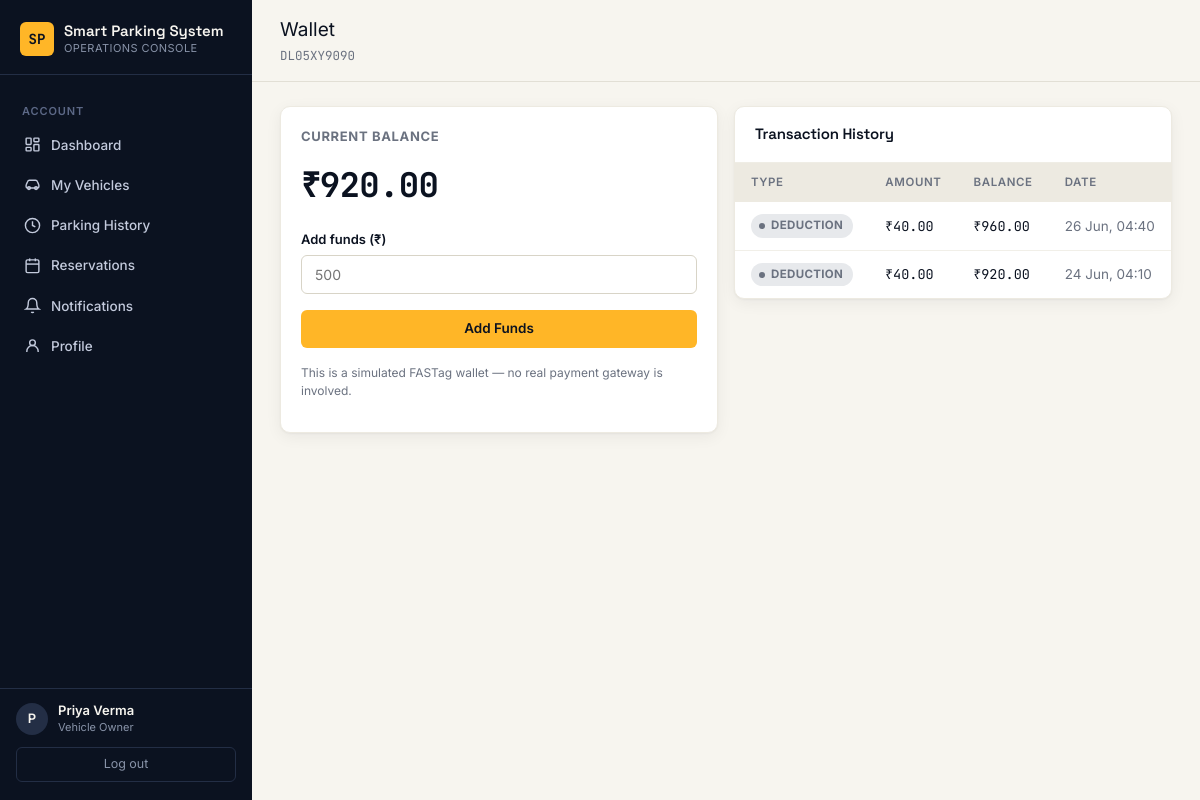
The page /user/vehicles/3/wallet (signed in) on the database its author committed.
### models/user.py (models this page shows, shortened)
class User(UserMixin, db.Model):
    __tablename__ = "users"
    id = db.Column(db.Integer, primary_key=True)
    full_name = db.Column(db.String(120), nullable=False)
    email = db.Column(db.String(150), unique=True, nullable=False, index=True)
    phone = db.Column(db.String(20), nullable=True)
    password_hash = db.Column(db.String(255), nullable=False)
    role = db.Column(db.String(20), nullable=False, default="user")  # 'admin' | 'user'
    is_active_account = db.Column(db.Boolean, default=True)
    created_at = db.Column(db.DateTime, default=datetime.utcnow)
    vehicles = db.relationship(
        "Vehicle", backref="owner", lazy=True, cascade="all, delete-orphan"
    )
    notifications = db.relationship(
        "Notification", backref="user", lazy=True, cascade="all, delete-orphan"
    )
    reservations = db.relationship(
        "Reservation", backref="user", lazy=True, cascade="all, delete-orphan"
    )
    @property
    def is_admin(self) -> bool:
        return self.role == "admin"

### models/vehicle.py (models this page shows, shortened)
class Vehicle(db.Model):
    __tablename__ = "vehicles"
    id = db.Column(db.Integer, primary_key=True)
    vehicle_number = db.Column(db.String(20), unique=True, nullable=False, index=True)
    owner_name = db.Column(db.String(120), nullable=False)
    vehicle_type = db.Column(db.String(30), nullable=False, default="Car")  # Car, Bike, Truck, Bus
    registration_date = db.Column(db.Date, nullable=False, default=date.today)
    insurance_expiry = db.Column(db.Date, nullable=False)
    puc_expiry = db.Column(db.Date, nullable=False)
    wallet_balance = db.Column(db.Float, nullable=False, default=500.0)
    user_id = db.Column(db.Integer, db.ForeignKey("users.id"), nullable=False)
    created_at = db.Column(db.DateTime, default=datetime.utcnow)
    parking_sessions = db.relationship(
        "ParkingSession", backref="vehicle", lazy=True, cascade="all, delete-orphan"
    )
    transactions = db.relationship(
        "Transaction", backref="vehicle", lazy=True, cascade="all, delete-orphan"
    )
    reservations = db.relationship(
        "Reservation", backref="vehicle", lazy=True, cascade="all, delete-orphan"
    )
    compliance_logs = db.relationship(
        "ComplianceLog", backref="vehicle", lazy=True, cascade="all, delete-orphan"
    )

### models/transaction.py (models this page shows, shortened)
class Transaction(db.Model):
    __tablename__ = "transactions"
    id = db.Column(db.Integer, primary_key=True)
    vehicle_id = db.Column(db.Integer, db.ForeignKey("vehicles.id"), nullable=False)
    parking_session_id = db.Column(
        db.Integer, db.ForeignKey("parking_sessions.id"), nullable=True
    )
    transaction_type = db.Column(db.String(20), nullable=False)  # 'Top-up' | 'Deduction'
    amount = db.Column(db.Float, nullable=False)
    balance_after = db.Column(db.Float, nullable=False)
    description = db.Column(db.String(255), nullable=True)
    created_at = db.Column(db.DateTime, default=datetime.utcnow)
    parking_session = db.relationship("ParkingSession", backref="transactions", lazy=True)

### routes/user.py (the view)
@user_bp.route("/vehicles/<int:vehicle_id>/wallet", methods=["GET", "POST"])
@login_required
def wallet(vehicle_id):
    vehicle = Vehicle.query.filter_by(id=vehicle_id, user_id=current_user.id).first_or_404()
    form = TopUpForm()
    if form.validate_on_submit():
        wallet_service.add_funds(vehicle, form.amount.data, description="Wallet top-up via portal")
        flash(f"₹{form.amount.data:.2f} added to wallet.", "success")
        return redirect(url_for("user.wallet", vehicle_id=vehicle.id))
    transactions = wallet_service.get_transaction_history(vehicle.id)
    return render_template("user/wallet.html", vehicle=vehicle, form=form, transactions=transactions)

### forms.py
class TopUpForm(FlaskForm):
    amount = FloatField("Amount (₹)", validators=[DataRequired(), NumberRange(min=1, max=100000)])
    submit = SubmitField("Add Funds")

### services/wallet_service.py (called while the page is built)
def get_transaction_history(vehicle_id: int):
    return (
        Transaction.query.filter_by(vehicle_id=vehicle_id)
        .order_by(Transaction.created_at.desc())
        .all()
    )

### templates/user/wallet.html (shortened to what this page needs)
{% extends "base.html" %}
{% block page_title %}Wallet{% endblock %}
{% block page_sub %}<div class="topbar-sub"><span class="plate">{{ vehicle.vehicle_number }}</span></div>{% endblock %}
{% block content %}
<div class="chart-grid" style="grid-template-columns: 1fr 1fr; align-items:start;">
  <div class="card card-pad">
    <div class="section-title">Current Balance</div>
    <div class="stat-value mono" style="font-size:34px; margin-bottom:20px;">₹{{ "%.2f"|format(vehicle.wallet_balance) }}</div>
    <form method="POST" novalidate>
      <div class="form-group">
        <label class="form-label" for="{{ form.amount.id }}">Add funds (₹)</label>
        {{ form.amount(class="form-control", placeholder="500") }}
      </div>
      {{ form.submit(class="btn btn-amber btn-block") }}
    </form>
    <p class="form-help mt-16">This is a simulated FASTag wallet — no real payment gateway is involved.</p>
  </div>
  <div class="card">
    <div class="card-head"><h3>Transaction History</h3></div>
    <div class="table-wrap">
      <table class="data-table">
        <thead><tr><th>Type</th><th>Amount</th><th>Balance</th><th>Date</th></tr></thead>
        <tbody>
          {% for t in transactions %}
          <tr>
            <td><span class="chip {{ 'chip-go' if t.transaction_type == 'Top-up' else 'chip-neutral' }}">{{ t.transaction_type }}</span></td>
            <td class="mono">₹{{ "%.2f"|format(t.amount) }}</td>
            <td class="mono">₹{{ "%.2f"|format(t.balance_after) }}</td>
            <td class="muted">{{ t.created_at.strftime('%d %b, %H:%M') }}</td>
          </tr>
          {% else %}
          <tr><td colspan="4"><div class="empty-state"><h3>No transactions yet</h3></div></td></tr>
          {% endfor %}
        </tbody>
      </table>
    </div>
  </div>
</div>
{% endblock %}

### templates/base.html (shortened to what this page needs)
<!DOCTYPE html>
<html lang="en">
<head>
  <link rel="stylesheet" href="{{ url_for('static', filename='css/style.css') }}">
</head>
<body>
  <div class="app-shell">
    <aside class="sidebar">
      <div class="sidebar-brand">
        <div class="brand-mark">SP</div>
        <div class="brand-text">{{ app_name }}<small>Operations Console</small></div>
      </div>
      <nav class="sidebar-nav">
        {% if current_user.is_authenticated and current_user.is_admin %}
          <div class="nav-section-label">Overview</div>
          <a href="{{ url_for('admin.dashboard') }}" class="nav-link {{ 'active' if request.endpoint == 'admin.dashboard' }}">
            <svg viewBox="0 0 24 24" fill="none" stroke="currentColor" stroke-width="2"><rect x="3" y="3" width="7" height="9" rx="1"/><rect x="14" y="3" width="7" height="5" rx="1"/><rect x="14" y="12" width="7" height="9" rx="1"/><rect x="3" y="16" width="7" height="5" rx="1"/></svg>
            Dashboard
          </a>
          <div class="nav-section-label">Operations</div>
          <a href="{{ url_for('ocr.upload') }}" class="nav-link {{ 'active' if request.endpoint == 'ocr.upload' }}">
            <svg viewBox="0 0 24 24" fill="none" stroke="currentColor" stroke-width="2"><path d="M23 19a2 2 0 0 1-2 2H3a2 2 0 0 1-2-2V8a2 2 0 0 1 2-2h4l2-3h6l2 3h4a2 2 0 0 1 2 2z"/><circle cx="12" cy="13" r="4"/></svg>
            Plate Recognition
          </a>
          <a href="{{ url_for('ocr.manual_entry') }}" class="nav-link {{ 'active' if request.endpoint == 'ocr.manual_entry' }}">
            <svg viewBox="0 0 24 24" fill="none" stroke="currentColor" stroke-width="2"><line x1="12" y1="5" x2="12" y2="19"/><line x1="5" y1="12" x2="19" y2="12"/></svg>
            Manual Entry
          </a>
          <a href="{{ url_for('ocr.manual_exit') }}" class="nav-link {{ 'active' if request.endpoint == 'ocr.manual_exit' }}">
            <svg viewBox="0 0 24 24" fill="none" stroke="currentColor" stroke-width="2"><path d="M9 21H5a2 2 0 0 1-2-2V5a2 2 0 0 1 2-2h4"/><polyline points="16 17 21 12 16 7"/><line x1="21" y1="12" x2="9" y2="12"/></svg>
            Manual Exit
          </a>
          <a href="{{ url_for('admin.manage_slots') }}" class="nav-link {{ 'active' if request.endpoint == 'admin.manage_slots' }}">
            <svg viewBox="0 0 24 24" fill="none" stroke="currentColor" stroke-width="2"><rect x="3" y="3" width="18" height="18" rx="2"/><line x1="9" y1="3" x2="9" y2="21"/><line x1="15" y1="3" x2="15" y2="21"/></svg>
            Parking Slots
          </a>
          <div class="nav-section-label">Records</div>
          <a href="{{ url_for('admin.manage_vehicles') }}" class="nav-link {{ 'active' if request.endpoint in ['admin.manage_vehicles','admin.vehicle_detail','admin.edit_vehicle'] }}">
            <svg viewBox="0 0 24 24" fill="none" stroke="currentColor" stroke-width="2"><path d="M5 17h14M5 17a2 2 0 0 1-2-2v-2a2 2 0 0 1 .4-1.2L5 8a3 3 0 0 1 3-2h8a3 3 0 0 1 3 2l1.6 3.8A2 2 0 0 1 21 13v2a2 2 0 0 1-2 2"/><circle cx="7" cy="17" r="2"/><circle cx="17" cy="17" r="2"/></svg>
            Vehicles
          </a>
          <a href="{{ url_for('admin.view_transactions') }}" class="nav-link {{ 'active' if request.endpoint == 'admin.view_transactions' }}">
            <svg viewBox="0 0 24 24" fill="none" stroke="currentColor" stroke-width="2"><line x1="12" y1="1" x2="12" y2="23"/><path d="M17 5H9.5a3.5 3.5 0 0 0 0 7h5a3.5 3.5 0 0 1 0 7H6"/></svg>
            Transactions
          </a>
          <a href="{{ url_for('admin.compliance_violations') }}" class="nav-link {{ 'active' if request.endpoint == 'admin.compliance_violations' }}">
            <svg viewBox="0 0 24 24" fill="none" stroke="currentColor" stroke-width="2"><path d="M10.29 3.86L1.82 18a2 2 0 0 0 1.71 3h16.94a2 2 0 0 0 1.71-3L13.71 3.86a2 2 0 0 0-3.42 0z"/><line x1="12" y1="9" x2="12" y2="13"/><line x1="12" y1="17" x2="12.01" y2="17"/></svg>
            Compliance
          </a>
          <a href="{{ url_for('admin.manage_users') }}" class="nav-link {{ 'active' if request.endpoint == 'admin.manage_users' }}">
            <svg viewBox="0 0 24 24" fill="none" stroke="currentColor" stroke-width="2"><path d="M17 21v-2a4 4 0 0 0-4-4H5a4 4 0 0 0-4 4v2"/><circle cx="9" cy="7" r="4"/><path d="M23 21v-2a4 4 0 0 0-3-3.87"/><path d="M16 3.13a4 4 0 0 1 0 7.75"/></svg>
            Users
          </a>
          <div class="nav-section-label">Insights</div>
          <a href="{{ url_for('admin.reports_home') }}" class="nav-link {{ 'active' if request.endpoint and request.endpoint.startswith('admin.reports') or request.endpoint == 'admin.generate_report' }}">
            <svg viewBox="0 0 24 24" fill="none" stroke="currentColor" stroke-width="2"><path d="M14 2H6a2 2 0 0 0-2 2v16a2 2 0 0 0 2 2h12a2 2 0 0 0 2-2V8z"/><polyline points="14 2 14 8 20 8"/><line x1="16" y1="13" x2="8" y2="13"/><line x1="16" y1="17" x2="8" y2="17"/></svg>
            Reports
          </a>
        {% elif current_user.is_authenticated %}
          <div class="nav-section-label">Account</div>
          <a href="{{ url_for('user.dashboard') }}" class="nav-link {{ 'active' if request.endpoint == 'user.dashboard' }}">
            <svg viewBox="0 0 24 24" fill="none" stroke="currentColor" stroke-width="2"><rect x="3" y="3" width="7" height="9" rx="1"/><rect x="14" y="3" width="7" height="5" rx="1"/><rect x="14" y="12" width="7" height="9" rx="1"/><rect x="3" y="16" width="7" height="5" rx="1"/></svg>
            Dashboard
          </a>
          <a href="{{ url_for('user.my_vehicles') }}" class="nav-link {{ 'active' if request.endpoint in ['user.my_vehicles','user.vehicle_detail','user.add_vehicle','user.edit_vehicle'] }}">
            <svg viewBox="0 0 24 24" fill="none" stroke="currentColor" stroke-width="2"><path d="M5 17h14M5 17a2 2 0 0 1-2-2v-2a2 2 0 0 1 .4-1.2L5 8a3 3 0 0 1 3-2h8a3 3 0 0 1 3 2l1.6 3.8A2 2 0 0 1 21 13v2a2 2 0 0 1-2 2"/><circle cx="7" cy="17" r="2"/><circle cx="17" cy="17" r="2"/></svg>
            My Vehicles
          </a>
          <a href="{{ url_for('user.parking_history') }}" class="nav-link {{ 'active' if request.endpoint == 'user.parking_history' }}">
            <svg viewBox="0 0 24 24" fill="none" stroke="currentColor" stroke-width="2"><circle cx="12" cy="12" r="10"/><polyline points="12 6 12 12 16 14"/></svg>
            Parking History
          </a>
          <a href="{{ url_for('user.reservations') }}" class="nav-link {{ 'active' if request.endpoint == 'user.reservations' }}">
            <svg viewBox="0 0 24 24" fill="none" stroke="currentColor" stroke-width="2"><rect x="3" y="4" width="18" height="18" rx="2"/><line x1="16" y1="2" x2="16" y2="6"/><line x1="8" y1="2" x2="8" y2="6"/><line x1="3" y1="10" x2="21" y2="10"/></svg>
            Reservations
          </a>
          <a href="{{ url_for('user.notifications') }}" class="nav-link {{ 'active' if request.endpoint == 'user.notifications' }}">
            <svg viewBox="0 0 24 24" fill="none" stroke="currentColor" stroke-width="2"><path d="M18 8A6 6 0 0 0 6 8c0 7-3 9-3 9h18s-3-2-3-9"/><path d="M13.73 21a2 2 0 0 1-3.46 0"/></svg>
            Notifications
          </a>
          <a href="{{ url_for('user.profile') }}" class="nav-link {{ 'active' if request.endpoint == 'user.profile' }}">
            <svg viewBox="0 0 24 24" fill="none" stroke="currentColor" stroke-width="2"><circle cx="12" cy="8" r="4"/><path d="M4 21v-1a8 8 0 0 1 16 0v1"/></svg>
            Profile
          </a>
        {% endif %}
      </nav>
      {% if current_user.is_authenticated %}
      <div class="sidebar-foot">
        <div class="sidebar-user">
          <div class="sidebar-user-avatar">{{ current_user.full_name[0]|upper }}</div>
          <div>
            <div class="sidebar-user-name">{{ current_user.full_name }}</div>
            <div class="sidebar-user-role">{{ 'Administrator' if current_user.is_admin else 'Vehicle Owner' }}</div>
          </div>
        </div>
        <a href="{{ url_for('auth.logout') }}" class="sidebar-logout">Log out</a>
      </div>
      {% endif %}
    </aside>
    <div class="main">
      <header class="topbar">
        <div class="flex-gap">
          <div>
            <div class="topbar-title">{% block page_title %}{% endblock %}</div>
            {% block page_sub %}{% endblock %}
          </div>
        </div>
      </header>
      <main class="content">
        {% block content %}{% endblock %}
      </main>
    </div>
  </div>
</body>
</html>

### rows shown on the page
User: full_name "P", full_name "Priya Verma", role "Vehicle Owner"
Vehicle: vehicle_number "DL05XY9090", wallet_balance "920.00"
Transaction: transaction_type "DEDUCTION", amount "40.00", balance_after "960.00", created_at "26 Jun, 04:40"
Transaction: transaction_type "DEDUCTION", amount "40.00", balance_after "920.00", created_at "24 Jun, 04:10"

### other values the page prints
{{ app_name }} "Smart Parking System"
